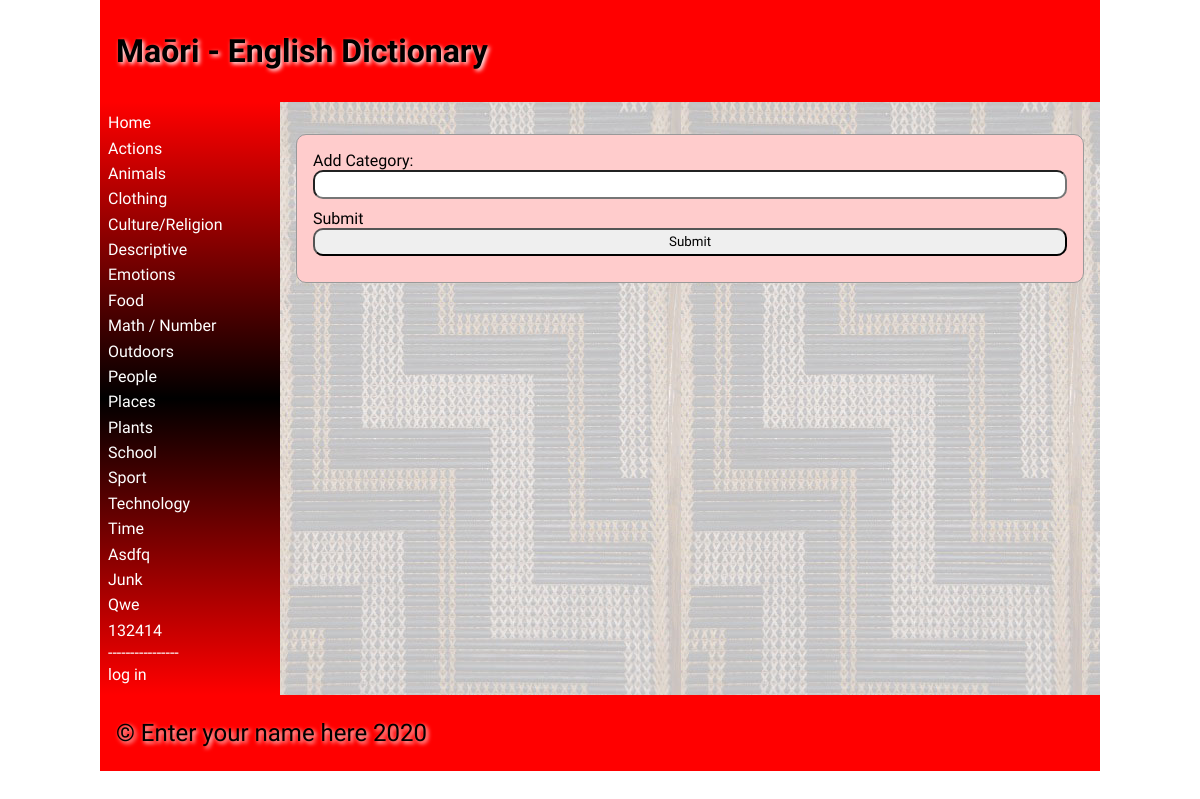
The page /admin on the database its author committed.
### tables this page shows
CREATE TABLE category
(
	id integer
		constraint category_pk
			primary key autoincrement,
	category varchar(30)
);

### app.py (the view, shortened to what this page needs)
@app.route("/admin",methods=['POST','GET'])
def admin():
    return render_template('admin.html',logged_in=is_logged_in(),categories=categories())

### app.py (called while the page is built)
def create_connection(db_file):
    try:
        connection = sqlite3.connect(db_file)
        connection.execute('pragma foreign_keys=ON')
        return connection
    except Error as error:
        print(error)
    return None

def is_logged_in():
    if session.get('email') is None:
        print("not logged in ")
        return False
    else:
        print("logged in")
        return True

def categories():
    con = create_connection(DATABASE)
    query = "SELECT category,id FROM category"
    cur = con.cursor()
    cur.execute(query)
    category_list = cur.fetchall()
    con.close()
    return category_list

### templates/admin.html (shortened to what this page needs)
{% extends 'base.html' %}
{% block heading %}Maōri - English Dictionary{% endblock %}
{% block main %}
<form class = "dataForm" method = "POST">
    <div class ="form-group">
        <div class ="form-label">Add Category:</div>
            <div class = "form-element"><input type = "text" name ="add_category" id = "add_category" required></div>
    </div>
    <div class ="form-group">
        <div class = "form-label">Submit</div>
            <div class ="form-element"><input type = "submit" value="Submit"></div>
    </div>
</form>
{% endblock %}

### templates/base.html (shortened to what this page needs)
<!doctype html>
<html lang="en">
<head>
	<link href="{{ url_for('static', filename='css/style.css') }}" rel="stylesheet">
</head>
<body>
	<div id="container">
		<header>
			<h1>{% block heading %}{% endblock %}</h1>
		</header>
		<nav>
			<ul>
                <li><a href="\">Home</a></li>
                {% for category in categories %}
                    <li><a href="/category/{{ category[1] }}">{{ category[0] }}</a></li>
                {% endfor %}
                <div>
                    <a>----------------</a>
                    {% if logged_in %}
                    <li><a href = "/admin"> Admin</a></li>
                    <li><a href = "/add_words/{{ categories[0][1] }}"> add word</a></li>
                    <li><a href = "/logout">log out</a></li>
                    {% else %}
                    <li><a href = "/login">log in</a></li>
                    {% endif %}
                </div>
			</ul>
		</nav>
		<main>
            {% block main%}{% endblock %}
        </main>
		<footer>
			<p>
				&copy; Enter your name here 2020
			</p>
		</footer>
	</div>
</body>
</html>

### static/css/style.css (style rules this page uses)
* { font-family: Comfortaa, sans-serif; margin: 0; padding: 0; box-sizing: border-box; }
#container { display: grid; grid-template-columns: 75px auto; grid-template-areas: 'nav header' 'main main' 'footer footer'; }
header { grid-area: header; background-color: #f00; padding: 1rem; }
nav { grid-area: nav; }
main { grid-area: main; padding: 1rem; background-color: #edd; }
h1, h2, h3, h4 { padding: 1rem 0; font-family: 'Suez One', serif; color: #000; text-shadow: 2px 2px 4px #fff; }
p { padding: 0.5rem 0; }
a { color: #222; }
.dataForm { margin: 1rem 0; border: 1px solid #999; padding: 1rem; background-color: #fcc; border-radius: 10px; }
.dataForm input, textarea { width: 100%; border-radius: 10px; padding: 0.3rem; margin-bottom: 10px; }
footer { grid-area: footer; padding: 1rem; background-color: #f00; }
footer p { color: #000; text-shadow: 2px 2px 4px #fff; font-size: 1.5rem; }
@media only screen and (min-width: 768px) { #container { grid-template-columns: 180px auto; grid-template-areas: 'header header' 'nav main' 'footer footer'; } }
@media only screen and (min-width: 768px) { nav { background: linear-gradient(180deg, rgba(255,0,0,1) 0%, rgba(0, 0, 0, 1) 50%, rgba(255,0,0,1) 100%); padding: 0.5rem; } }
@media only screen and (min-width: 768px) { nav ul { list-style: none; } }
@media only screen and (min-width: 768px) { nav li { padding: 0.2rem 0; } }
@media only screen and (min-width: 768px) { nav a { color: #fff; text-decoration: none; } }
@media only screen and (min-width: 768px) { main { background-image: url('/poutama.jpg'); } }
@media only screen and (min-width: 1000px) { #container { width: 1000px; margin: auto; } }

### rows shown on the page
category: category "Actions"
category: category "Animals"
category: category "Clothing"
category: category "Culture/Religion"
category: category "Descriptive"
category: category "Emotions"
category: category "Food"
category: category "Math / Number"
category: category "Outdoors"
category: category "People"
category: category "Places"
category: category "Plants"
category: category "School"
category: category "Sport"
category: category "Technology"
category: category "Time"
category: category "Asdfq"
category: category "Junk"
category: category "Qwe"
category: category "132414"
